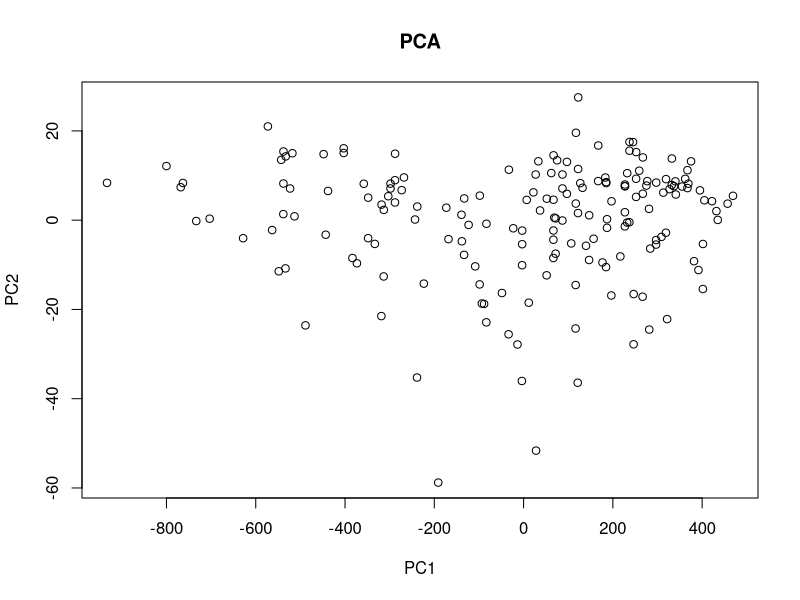

The R script that drew this image:

library("readxl")
Wine <- read_excel("Wine.xlsx", col_names = FALSE)

principal_comp <- prcomp(Wine, scale. = FALSE)

plot(principal_comp$x[, 1], principal_comp$x[, 2], main = "PCA", xlab = "PC1", ylab = "PC2")




